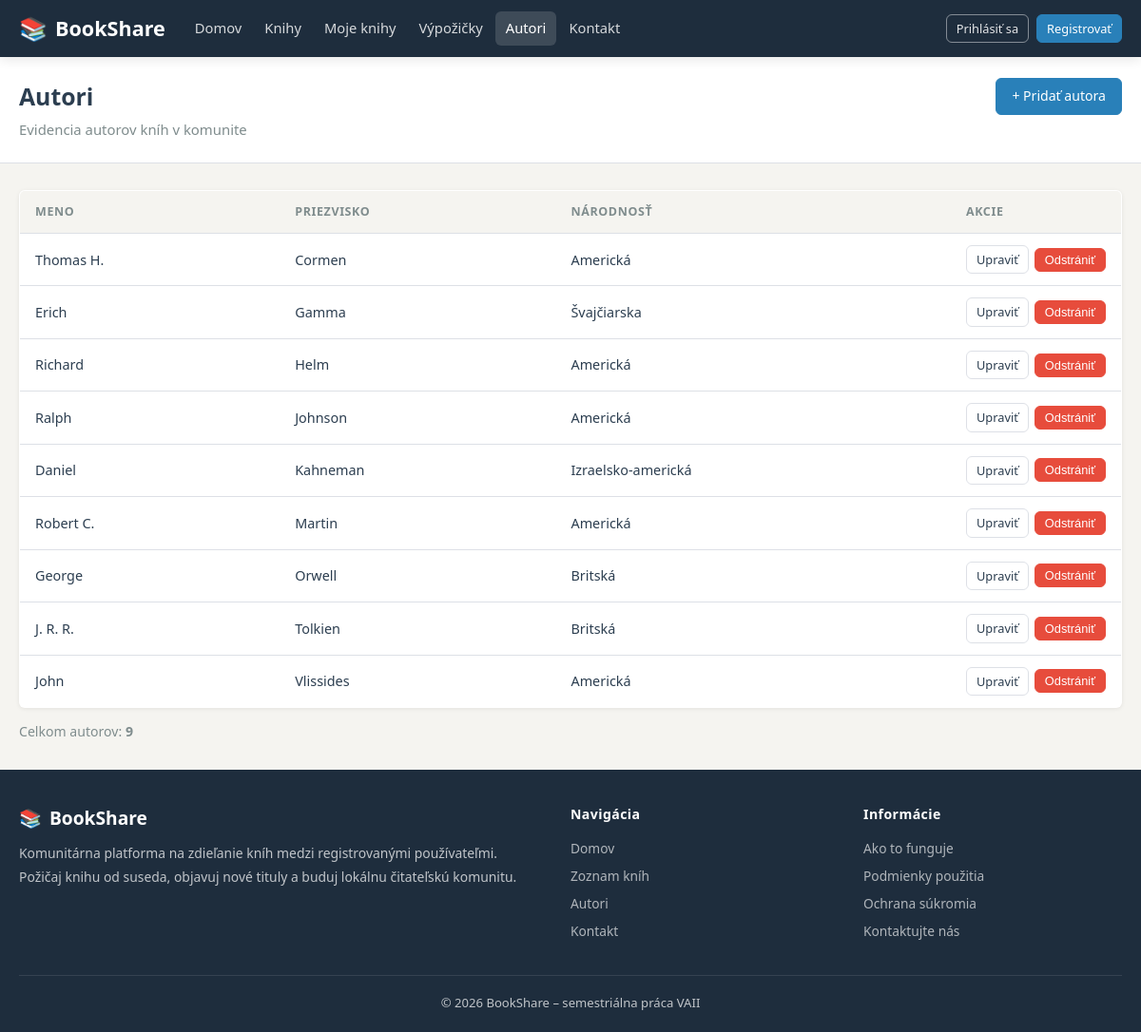
Page /?c=authors on the committed database.
### tables this page shows
CREATE TABLE authors (
    id          INT UNSIGNED AUTO_INCREMENT PRIMARY KEY,
    first_name  VARCHAR(100) NOT NULL,
    last_name   VARCHAR(100) NOT NULL,
    nationality VARCHAR(100) NULL,
    CONSTRAINT uq_authors_name UNIQUE (first_name, last_name)
);

### Framework/Http/Responses/Response.php (called while the page is built, shortened)
<?php
abstract class Response
{
    public function send(): void
    {
        $this->generate();
    }
}

### public/index.php (called while the page is built, shortened)
<?php
require __DIR__ . '/../Framework/ClassLoader.php';
try {
    $app = new App();
    $app->run();
} catch (Exception $e) {
    die('An error occurred: ' . $e->getMessage());
}

### Framework/Support/LinkGenerator.php (called while the page is built, shortened)
<?php
class LinkGenerator
{
    private Request $request;
    public function __construct(Request $request, Router $router)
    {
        $this->request = $request;
    }
    public function url(
        string|array $destination,
        array $parameters = [],
        bool $absolute = false,
        bool $appendParameters = false
    ): string {
        list($controller, $action) = explode(".", $destination);
        $args = $appendParameters ? $this->request->get() : [];
        $args = ["c" => lcfirst($controller), "a" => $action != "index" ? $action : null] + $parameters + $args;
        $basePath = $absolute ? $this->request->getBaseUrl() : "";
        return $basePath . "?" . http_build_query($args);
    }
}

### Framework/DB/Connection.php (called while the page is built, shortened)
<?php
class Connection
{
    private static ?Connection $instance = null;
    private PDO $db;
    public function __construct(PDO $db)
    {
        $this->db = $db;
    }
    public static function getInstance(): Connection
    {
        try {
            if (self::$instance == null) {
                $db = new PDO(
                    'mysql:dbname=' . Configuration::DB_NAME . ';host=' . Configuration::DB_HOST,
                    Configuration::DB_USER,
                    Configuration::DB_PASS
                );
                $db->setAttribute(PDO::ATTR_ERRMODE, PDO::ERRMODE_EXCEPTION);
                $db->setAttribute(PDO::ATTR_EMULATE_PREPARES, true);
                self::$instance = new self($db);
            }
            return self::$instance;
        } catch (PDOException $e) {
            throw new Exception('Connection failed: ' . $e->getMessage());
        }
    }
    public function prepare(string $sql): DebugStatement
    {
        try {
            return new DebugStatement($this->db->prepare($sql));
        } catch (PDOException $e) {
            throw new Exception('Prepare failed: ' . $e->getMessage());
        }
    }
}

### Framework/Core/Model.php (called while the page is built, shortened)
<?php
abstract class Model implements \JsonSerializable
{
    protected static array $columnsMap = [];
    private static array $dbColumns = [];
    private static IDbConvention $dbConventions;
    protected static function getTableName(): string
    {
        return self::getConventions()->getTableName(get_called_class());
    }
    protected static function getColumnsMap(): array
    {
        return static::$columnsMap ?? [];
    }
    public static function getAll(
        ?string $whereClause = null,
        array   $whereParams = [],
        ?string $orderBy = null,
        ?int    $limit = null,
        ?int    $offset = null
    ): array
    {
        try {
            $sql = "SELECT " . static::getDBColumnNamesList() . " FROM `" . static::getTableName() . "`";
            if ($orderBy !== null) {
                $sql .= " ORDER BY $orderBy";
            }
            $stmt = Connection::getInstance()->prepare($sql);
            $stmt->execute($whereParams);
            $models = $stmt->fetchAll(PDO::FETCH_CLASS | PDO::FETCH_PROPS_LATE, static::class);
            return $models;
        } catch (PDOException $exception) {
            throw new Exception('Query failed: ' . $exception->getMessage(), 0, $exception);
        }
    }
    private static function getDbColumns(): array
    {
        try {
            $sql = "DESCRIBE " . static::getTableName();
            $stmt = Connection::getInstance()->prepare($sql);
            $stmt->execute([]);
            self::$dbColumns[static::class] = array_column($stmt->fetchAll(), 'Field');
            return self::$dbColumns[static::class];
        } catch (PDOException $exception) {
            throw new Exception('Query failed: ' . $exception->getMessage(), 0, $exception);
        }
    }
    private static function getModelProperties(): array
    {
        $reflection = new \ReflectionClass(static::class);
        $properties = [];
        foreach ($reflection->getProperties() as $property) {
            $propertyName = $property->getName();
            if ($property->isStatic()) {
                continue;
            }
            $properties[$propertyName] = true;
        }
        return $properties;
    }
    private static function getDBColumnNamesList(): string
    {
        $dbColumns = [];
        foreach (static::getDbColumns() as $columnName) {
            $propertyName = static::toPropertyName($columnName);
            if ($propertyName != $columnName) {
                $dbColumns[] = "`$columnName` AS {$propertyName}";
            } else {
                $dbColumns[] = $columnName;
            }
        }
        return implode(', ', $dbColumns);
    }
    private static function toPropertyName(string $columnName): string
    {
        $customMapping = static::getColumnsMap();
        if (isset($customMapping[$columnName])) {
            return $customMapping[$columnName];
        } else {
            return static::getConventions()->toPropertyName($columnName);
        }
    }
    private static function getConventions(): IDbConvention
    {
        if (!isset(static::$dbConventions)) {
            static::$dbConventions = new (Configuration::DB_CONVENTIONS_CLASS)();
        }
        return static::$dbConventions;
    }
}

### Framework/ClassLoader.php (called while the page is built, shortened)
<?php
class ClassLoader
{
    public static function Boot(): void
    {
        spl_autoload_register(function ($class_name) {
            $baseDir = realpath(dirname(__DIR__));
            $relativePath = str_replace('\\', DIRECTORY_SEPARATOR, ltrim($class_name, '\\')) . '.php';
            $file = $baseDir . DIRECTORY_SEPARATOR . $relativePath;
        });
    }
}

### Framework/Support/Inflect.php (called while the page is built, shortened)
<?php
class Inflect
{
    public static $plural = array(
        '/(quiz)$/i' => "$1zes",
        '/^(ox)$/i' => "$1en",
        '/([m|l])ouse$/i' => "$1ice",
        '/(matr|vert|ind)ix|ex$/i' => "$1ices",
        '/(x|ch|ss|sh)$/i' => "$1es",
        '/([^aeiouy]|qu)y$/i' => "$1ies",
        '/(hive)$/i' => "$1s",
        '/(?:([^f])fe|([lr])f)$/i' => "$1$2ves",
        '/(shea|lea|loa|thie)f$/i' => "$1ves",
        '/sis$/i' => "ses",
        '/([ti])um$/i' => "$1a",
        '/(tomat|potat|ech|her|vet)o$/i' => "$1oes",
        '/(bu)s$/i' => "$1ses",
        '/(alias)$/i' => "$1es",
        '/(octop)us$/i' => "$1i",
        '/(ax|test)is$/i' => "$1es",
        '/(us)$/i' => "$1es",
        '/s$/i' => "s",
        '/$/' => "s"
    );
    public static $irregular = array(
        'move' => 'moves',
        'foot' => 'feet',
        'goose' => 'geese',
        'sex' => 'sexes',
        'child' => 'children',
        'man' => 'men',
        'tooth' => 'teeth',
        'person' => 'people',
        'valve' => 'valves'
    );
    public static function pluralize($string)
    {
        foreach (self::$irregular as $pattern => $result) {
            $pattern = '/' . $pattern . '$/i';
        }
        foreach (self::$plural as $pattern => $result) {
            if (preg_match($pattern, $string)) {
                return preg_replace($pattern, $result, $string);
            }
        }
        return $string;
    }
}

### Framework/DB/DefaultConventions.php (called while the page is built, shortened)
<?php
class DefaultConventions implements IDbConvention
{
    public function getTableName(string $className): string
    {
        $arr = explode("\\", $className);
        return Inflect::pluralize(strtolower(end($arr)));
    }
    public function toPropertyName(string $columnName): string
    {
        return $columnName;
    }
}

### Framework/DB/DebugStatement.php (called while the page is built, shortened)
<?php
class DebugStatement
{
    private PDOStatementAlias $stmt;
    public function __construct($stmt)
    {
        $this->stmt = $stmt;
    }
    public function execute(?array $params = null): bool
    {
        $result = $this->stmt->execute($params);
        $this->stmt->debugDumpParams();
        return $result;
    }
    public function __call(string $name, array $arguments): mixed
    {
        return $this->stmt->{$name}(...$arguments);
    }
}

### App/Controllers/AuthorsController.php (called while the page is built, shortened)
<?php
class AuthorsController extends BaseController
{
    public function index(Request $request): Response
    {
        return $this->html([
            'authors' => Author::getAll(orderBy: '`last_name`, `first_name`'),
        ]);
    }
}

### App/Models/Author.php (called while the page is built, shortened)
<?php
class Author extends Model
{
    public string $first_name = '';
    public string $last_name = '';
    public function getFullName(): string
    {
        return trim($this->first_name . ' ' . $this->last_name);
    }
}

### App/Views/Authors/index.view.php (the view, shortened to what this page needs)
<div class="page-heading">
    <div class="container">
        <div class="page-heading-inner">
            <div>
                <h1>Autori</h1>
                <p>Evidencia autorov kníh v komunite</p>
            </div>
            <a href="<?= $link->url('authors.create') ?>" class="btn btn-primary">+ Pridať autora</a>
        </div>
    </div>
</div>
<main class="page-body">
    <div class="container">
        <?php if (empty($authors)) { ?>
            <div class="placeholder-block">
                <p>Zatiaľ nie je evidovaný žiadny autor.</p>
            </div>
        <?php } else { ?>
            <table class="data-table">
                <thead>
                <tr>
                    <th>Meno</th>
                    <th>Priezvisko</th>
                    <th>Národnosť</th>
                    <th class="col-actions">Akcie</th>
                </tr>
                </thead>
                <tbody>
                <?php foreach ($authors as $author) { ?>
                    <tr>
                        <td data-label="Meno"><?= htmlspecialchars($author->first_name) ?></td>
                        <td data-label="Priezvisko"><?= htmlspecialchars($author->last_name) ?></td>
                        <td data-label="Národnosť"><?= $author->nationality !== null
                                ? htmlspecialchars($author->nationality)
                                : '<span class="text-muted">neuvedená</span>' ?></td>
                        <td class="col-actions" data-label="Akcie">
                            <div class="table-actions">
                                <a href="<?= $link->url('authors.edit', ['id' => $author->id]) ?>"
                                   class="btn btn-ghost btn-sm">Upraviť</a>
                                <form method="post" action="<?= $link->url('authors.delete') ?>"
                                      onsubmit="return confirm('Naozaj odstrániť autora <?= htmlspecialchars($author->getFullName()) ?>?');">
                                    <button type="submit" class="btn btn-accent btn-sm">Odstrániť</button>
                                </form>
                            </div>
                        </td>
                    </tr>
                <?php } ?>
                </tbody>
            </table>
            <p class="table-summary">Celkom autorov: <strong><?= count($authors) ?></strong></p>
        <?php } ?>
    </div>
</main>

### rows in the picture
authors: first_name "Thomas H.", last_name "Cormen", nationality "Americká"
authors: first_name "Erich", last_name "Gamma", nationality "Švajčiarska"
authors: first_name "Richard", last_name "Helm", nationality "Americká"
authors: first_name "Ralph", last_name "Johnson", nationality "Americká"
authors: first_name "Daniel", last_name "Kahneman", nationality "Izraelsko-americká"
authors: first_name "Robert C.", last_name "Martin", nationality "Americká"
authors: first_name "George", last_name "Orwell", nationality "Britská"
authors: first_name "J. R. R.", last_name "Tolkien", nationality "Britská"
authors: first_name "John", last_name "Vlissides", nationality "Americká"

### other values in the picture
count($authors) "9"
